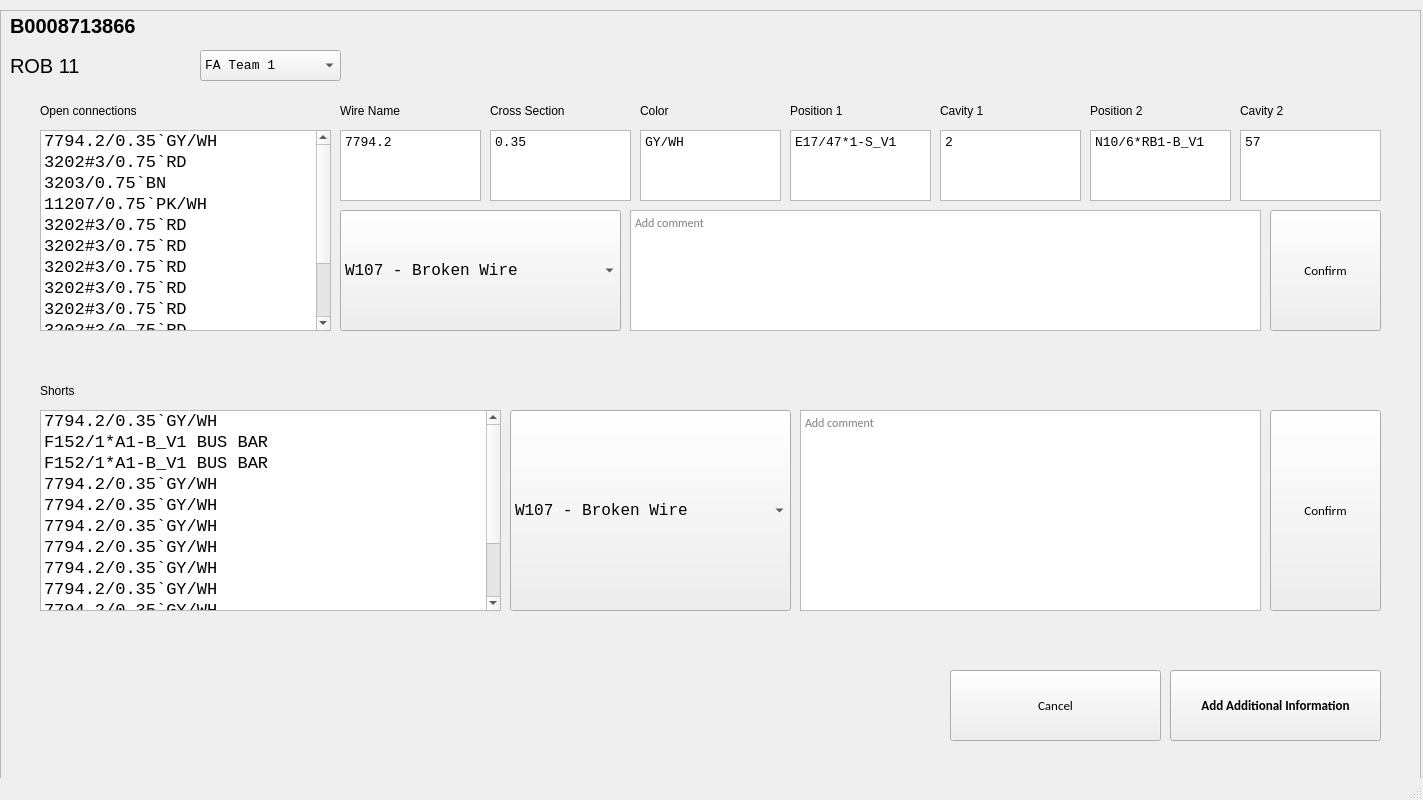
<?xml version="1.0" encoding="UTF-8"?>
<ui version="4.0">
 <class>MainWindow</class>
 <widget class="QMainWindow" name="MainWindow">
  <property name="geometry">
   <rect>
    <x>0</x>
    <y>0</y>
    <width>1423</width>
    <height>800</height>
   </rect>
  </property>
  <property name="windowTitle">
   <string>MainWindow</string>
  </property>
  <widget class="QWidget" name="centralwidget">
   <widget class="QFrame" name="main_frame">
    <property name="geometry">
     <rect>
      <x>0</x>
      <y>10</y>
      <width>1421</width>
      <height>771</height>
     </rect>
    </property>
    <property name="font">
     <font>
      <kerning>true</kerning>
     </font>
    </property>
    <property name="frameShape">
     <enum>QFrame::StyledPanel</enum>
    </property>
    <property name="frameShadow">
     <enum>QFrame::Raised</enum>
    </property>
    <widget class="QLabel" name="label_open_connections">
     <property name="geometry">
      <rect>
       <x>40</x>
       <y>90</y>
       <width>171</width>
       <height>21</height>
      </rect>
     </property>
     <property name="font">
      <font>
       <pointsize>9</pointsize>
       <kerning>true</kerning>
      </font>
     </property>
     <property name="text">
      <string>Open connections</string>
     </property>
    </widget>
    <widget class="QComboBox" name="combo_box_open_connection_W">
     <property name="geometry">
      <rect>
       <x>340</x>
       <y>200</y>
       <width>281</width>
       <height>121</height>
      </rect>
     </property>
     <property name="font">
      <font>
       <family>Consolas</family>
       <pointsize>12</pointsize>
       <kerning>true</kerning>
      </font>
     </property>
     <item>
      <property name="text">
       <string>W107 - Broken Wire</string>
      </property>
     </item>
     <item>
      <property name="text">
       <string>W109 - Another Reason</string>
      </property>
     </item>
    </widget>
    <widget class="QPlainTextEdit" name="text_open_connections_comments">
     <property name="geometry">
      <rect>
       <x>630</x>
       <y>200</y>
       <width>631</width>
       <height>121</height>
      </rect>
     </property>
     <property name="font">
      <font>
       <family>Calibri</family>
       <pointsize>9</pointsize>
       <kerning>true</kerning>
      </font>
     </property>
     <property name="placeholderText">
      <string>Add comment</string>
     </property>
    </widget>
    <widget class="QPushButton" name="button_open_connections_confirm">
     <property name="geometry">
      <rect>
       <x>1270</x>
       <y>200</y>
       <width>111</width>
       <height>121</height>
      </rect>
     </property>
     <property name="font">
      <font>
       <family>Calibri</family>
       <pointsize>10</pointsize>
       <kerning>true</kerning>
      </font>
     </property>
     <property name="cursor">
      <cursorShape>PointingHandCursor</cursorShape>
     </property>
     <property name="text">
      <string>Confirm</string>
     </property>
    </widget>
    <widget class="QPlainTextEdit" name="text_wire_name">
     <property name="geometry">
      <rect>
       <x>340</x>
       <y>120</y>
       <width>141</width>
       <height>71</height>
      </rect>
     </property>
     <property name="font">
      <font>
       <family>Consolas</family>
       <pointsize>10</pointsize>
       <kerning>true</kerning>
      </font>
     </property>
     <property name="plainText">
      <string>7794.2</string>
     </property>
    </widget>
    <widget class="QPlainTextEdit" name="text_cross_section">
     <property name="geometry">
      <rect>
       <x>490</x>
       <y>120</y>
       <width>141</width>
       <height>71</height>
      </rect>
     </property>
     <property name="font">
      <font>
       <family>Consolas</family>
       <pointsize>10</pointsize>
       <kerning>true</kerning>
      </font>
     </property>
     <property name="plainText">
      <string>0.35</string>
     </property>
    </widget>
    <widget class="QPlainTextEdit" name="text_color">
     <property name="geometry">
      <rect>
       <x>640</x>
       <y>120</y>
       <width>141</width>
       <height>71</height>
      </rect>
     </property>
     <property name="font">
      <font>
       <family>Consolas</family>
       <pointsize>10</pointsize>
       <kerning>true</kerning>
      </font>
     </property>
     <property name="plainText">
      <string>GY/WH</string>
     </property>
    </widget>
    <widget class="QPlainTextEdit" name="text_position_1">
     <property name="geometry">
      <rect>
       <x>790</x>
       <y>120</y>
       <width>141</width>
       <height>71</height>
      </rect>
     </property>
     <property name="font">
      <font>
       <family>Consolas</family>
       <pointsize>10</pointsize>
       <kerning>true</kerning>
      </font>
     </property>
     <property name="plainText">
      <string>E17/47*1-S_V1</string>
     </property>
    </widget>
    <widget class="QPlainTextEdit" name="text_cavity_1">
     <property name="geometry">
      <rect>
       <x>940</x>
       <y>120</y>
       <width>141</width>
       <height>71</height>
      </rect>
     </property>
     <property name="font">
      <font>
       <family>Consolas</family>
       <pointsize>10</pointsize>
       <kerning>true</kerning>
      </font>
     </property>
     <property name="plainText">
      <string>2</string>
     </property>
    </widget>
    <widget class="QPlainTextEdit" name="text_position_2">
     <property name="geometry">
      <rect>
       <x>1090</x>
       <y>120</y>
       <width>141</width>
       <height>71</height>
      </rect>
     </property>
     <property name="font">
      <font>
       <family>Consolas</family>
       <pointsize>10</pointsize>
       <kerning>true</kerning>
      </font>
     </property>
     <property name="plainText">
      <string>N10/6*RB1-B_V1</string>
     </property>
    </widget>
    <widget class="QPlainTextEdit" name="text_cavity_2">
     <property name="geometry">
      <rect>
       <x>1240</x>
       <y>120</y>
       <width>141</width>
       <height>71</height>
      </rect>
     </property>
     <property name="font">
      <font>
       <family>Consolas</family>
       <pointsize>10</pointsize>
       <kerning>true</kerning>
      </font>
     </property>
     <property name="plainText">
      <string>57</string>
     </property>
    </widget>
    <widget class="QLabel" name="label_wire_name">
     <property name="geometry">
      <rect>
       <x>340</x>
       <y>90</y>
       <width>111</width>
       <height>21</height>
      </rect>
     </property>
     <property name="font">
      <font>
       <pointsize>9</pointsize>
       <kerning>true</kerning>
      </font>
     </property>
     <property name="text">
      <string>Wire Name</string>
     </property>
    </widget>
    <widget class="QLabel" name="label_cross_section">
     <property name="geometry">
      <rect>
       <x>490</x>
       <y>90</y>
       <width>111</width>
       <height>21</height>
      </rect>
     </property>
     <property name="font">
      <font>
       <pointsize>9</pointsize>
       <kerning>true</kerning>
      </font>
     </property>
     <property name="text">
      <string>Cross Section</string>
     </property>
    </widget>
    <widget class="QLabel" name="label_color">
     <property name="geometry">
      <rect>
       <x>640</x>
       <y>90</y>
       <width>111</width>
       <height>21</height>
      </rect>
     </property>
     <property name="font">
      <font>
       <pointsize>9</pointsize>
       <kerning>true</kerning>
      </font>
     </property>
     <property name="text">
      <string>Color</string>
     </property>
    </widget>
    <widget class="QLabel" name="label_position_1">
     <property name="geometry">
      <rect>
       <x>790</x>
       <y>90</y>
       <width>111</width>
       <height>21</height>
      </rect>
     </property>
     <property name="font">
      <font>
       <pointsize>9</pointsize>
       <kerning>true</kerning>
      </font>
     </property>
     <property name="text">
      <string>Position 1</string>
     </property>
    </widget>
    <widget class="QLabel" name="label_cavity_1">
     <property name="geometry">
      <rect>
       <x>940</x>
       <y>90</y>
       <width>111</width>
       <height>21</height>
      </rect>
     </property>
     <property name="font">
      <font>
       <pointsize>9</pointsize>
       <kerning>true</kerning>
      </font>
     </property>
     <property name="text">
      <string>Cavity 1</string>
     </property>
    </widget>
    <widget class="QLabel" name="label_position_2">
     <property name="geometry">
      <rect>
       <x>1090</x>
       <y>90</y>
       <width>111</width>
       <height>21</height>
      </rect>
     </property>
     <property name="font">
      <font>
       <pointsize>9</pointsize>
       <kerning>true</kerning>
      </font>
     </property>
     <property name="text">
      <string>Position 2</string>
     </property>
    </widget>
    <widget class="QLabel" name="label_cavity_2">
     <property name="geometry">
      <rect>
       <x>1240</x>
       <y>90</y>
       <width>111</width>
       <height>21</height>
      </rect>
     </property>
     <property name="font">
      <font>
       <pointsize>9</pointsize>
       <kerning>true</kerning>
      </font>
     </property>
     <property name="text">
      <string>Cavity 2</string>
     </property>
    </widget>
    <widget class="QLabel" name="label_shorts">
     <property name="geometry">
      <rect>
       <x>40</x>
       <y>370</y>
       <width>111</width>
       <height>21</height>
      </rect>
     </property>
     <property name="font">
      <font>
       <pointsize>9</pointsize>
       <kerning>true</kerning>
      </font>
     </property>
     <property name="text">
      <string>Shorts</string>
     </property>
    </widget>
    <widget class="QListWidget" name="list_shorts_name">
     <property name="geometry">
      <rect>
       <x>40</x>
       <y>400</y>
       <width>461</width>
       <height>201</height>
      </rect>
     </property>
     <property name="font">
      <font>
       <family>Consolas</family>
       <pointsize>13</pointsize>
       <kerning>true</kerning>
      </font>
     </property>
     <item>
      <property name="text">
       <string>7794.2/0.35`GY/WH</string>
      </property>
     </item>
     <item>
      <property name="text">
       <string>F152/1*A1-B_V1 BUS BAR</string>
      </property>
     </item>
     <item>
      <property name="text">
       <string>F152/1*A1-B_V1 BUS BAR</string>
      </property>
     </item>
     <item>
      <property name="text">
       <string>7794.2/0.35`GY/WH</string>
      </property>
     </item>
     <item>
      <property name="text">
       <string>7794.2/0.35`GY/WH</string>
      </property>
     </item>
     <item>
      <property name="text">
       <string>7794.2/0.35`GY/WH</string>
      </property>
     </item>
     <item>
      <property name="text">
       <string>7794.2/0.35`GY/WH</string>
      </property>
     </item>
     <item>
      <property name="text">
       <string>7794.2/0.35`GY/WH</string>
      </property>
     </item>
     <item>
      <property name="text">
       <string>7794.2/0.35`GY/WH</string>
      </property>
     </item>
     <item>
      <property name="text">
       <string>7794.2/0.35`GY/WH</string>
      </property>
     </item>
     <item>
      <property name="text">
       <string>F152/1*A1-B_V1 BUS BAR</string>
      </property>
     </item>
     <item>
      <property name="text">
       <string>F152/1*A1-B_V1 BUS BAR</string>
      </property>
     </item>
     <item>
      <property name="text">
       <string>F152/1*A1-B_V1 BUS BAR</string>
      </property>
     </item>
    </widget>
    <widget class="QComboBox" name="combo_box_shorts_W">
     <property name="geometry">
      <rect>
       <x>510</x>
       <y>400</y>
       <width>281</width>
       <height>201</height>
      </rect>
     </property>
     <property name="font">
      <font>
       <family>Consolas</family>
       <pointsize>12</pointsize>
       <kerning>false</kerning>
      </font>
     </property>
     <property name="sizeAdjustPolicy">
      <enum>QComboBox::AdjustToContentsOnFirstShow</enum>
     </property>
     <item>
      <property name="text">
       <string>W107 - Broken Wire</string>
      </property>
     </item>
     <item>
      <property name="text">
       <string>W109 - Another Reason</string>
      </property>
     </item>
    </widget>
    <widget class="QPushButton" name="button_shorts_confirm">
     <property name="geometry">
      <rect>
       <x>1270</x>
       <y>400</y>
       <width>111</width>
       <height>201</height>
      </rect>
     </property>
     <property name="font">
      <font>
       <family>Calibri</family>
       <pointsize>10</pointsize>
       <kerning>true</kerning>
      </font>
     </property>
     <property name="cursor">
      <cursorShape>PointingHandCursor</cursorShape>
     </property>
     <property name="text">
      <string>Confirm</string>
     </property>
    </widget>
    <widget class="QPlainTextEdit" name="text_shorts_comments">
     <property name="geometry">
      <rect>
       <x>800</x>
       <y>400</y>
       <width>461</width>
       <height>201</height>
      </rect>
     </property>
     <property name="font">
      <font>
       <family>Calibri</family>
       <pointsize>9</pointsize>
       <kerning>true</kerning>
      </font>
     </property>
     <property name="placeholderText">
      <string>Add comment</string>
     </property>
    </widget>
    <widget class="QPushButton" name="button_add_additional_information">
     <property name="geometry">
      <rect>
       <x>1170</x>
       <y>660</y>
       <width>211</width>
       <height>71</height>
      </rect>
     </property>
     <property name="font">
      <font>
       <family>Calibri</family>
       <pointsize>10</pointsize>
       <weight>75</weight>
       <bold>true</bold>
       <kerning>true</kerning>
      </font>
     </property>
     <property name="cursor">
      <cursorShape>PointingHandCursor</cursorShape>
     </property>
     <property name="text">
      <string>Add Additional Information</string>
     </property>
    </widget>
    <widget class="QPushButton" name="button_cancel">
     <property name="geometry">
      <rect>
       <x>950</x>
       <y>660</y>
       <width>211</width>
       <height>71</height>
      </rect>
     </property>
     <property name="font">
      <font>
       <family>Calibri</family>
       <pointsize>10</pointsize>
       <kerning>true</kerning>
      </font>
     </property>
     <property name="cursor">
      <cursorShape>PointingHandCursor</cursorShape>
     </property>
     <property name="text">
      <string>Cancel</string>
     </property>
    </widget>
    <widget class="QListWidget" name="list_open_connections_name">
     <property name="geometry">
      <rect>
       <x>40</x>
       <y>120</y>
       <width>291</width>
       <height>201</height>
      </rect>
     </property>
     <property name="font">
      <font>
       <family>Consolas</family>
       <pointsize>13</pointsize>
       <weight>50</weight>
       <bold>false</bold>
       <kerning>true</kerning>
      </font>
     </property>
     <item>
      <property name="text">
       <string>7794.2/0.35`GY/WH</string>
      </property>
     </item>
     <item>
      <property name="text">
       <string>3202#3/0.75`RD</string>
      </property>
     </item>
     <item>
      <property name="text">
       <string>3203/0.75`BN</string>
      </property>
     </item>
     <item>
      <property name="text">
       <string>11207/0.75`PK/WH</string>
      </property>
     </item>
     <item>
      <property name="text">
       <string>3202#3/0.75`RD</string>
      </property>
     </item>
     <item>
      <property name="text">
       <string>3202#3/0.75`RD</string>
      </property>
     </item>
     <item>
      <property name="text">
       <string>3202#3/0.75`RD</string>
      </property>
     </item>
     <item>
      <property name="text">
       <string>3202#3/0.75`RD</string>
      </property>
     </item>
     <item>
      <property name="text">
       <string>3202#3/0.75`RD</string>
      </property>
     </item>
     <item>
      <property name="text">
       <string>3202#3/0.75`RD</string>
      </property>
     </item>
     <item>
      <property name="text">
       <string>3202#3/0.75`RD</string>
      </property>
     </item>
     <item>
      <property name="text">
       <string>11207/0.75`PK/WH</string>
      </property>
     </item>
     <item>
      <property name="text">
       <string>3202#3/0.75`RD</string>
      </property>
     </item>
    </widget>
    <widget class="QComboBox" name="combo_box_F">
     <property name="geometry">
      <rect>
       <x>200</x>
       <y>40</y>
       <width>141</width>
       <height>31</height>
      </rect>
     </property>
     <property name="font">
      <font>
       <family>Consolas</family>
       <pointsize>10</pointsize>
       <kerning>true</kerning>
      </font>
     </property>
     <item>
      <property name="text">
       <string>FA Team 1</string>
      </property>
     </item>
     <item>
      <property name="text">
       <string>FA Team 2</string>
      </property>
     </item>
     <item>
      <property name="text">
       <string>FA Team 3</string>
      </property>
     </item>
     <item>
      <property name="text">
       <string>FA Team 4</string>
      </property>
     </item>
    </widget>
    <widget class="QLabel" name="label_file_id">
     <property name="geometry">
      <rect>
       <x>10</x>
       <y>0</y>
       <width>191</width>
       <height>31</height>
      </rect>
     </property>
     <property name="font">
      <font>
       <pointsize>15</pointsize>
       <weight>75</weight>
       <bold>true</bold>
       <kerning>true</kerning>
      </font>
     </property>
     <property name="text">
      <string>B0008713866</string>
     </property>
    </widget>
    <widget class="QLabel" name="label_for_the_specific_fixed_string">
     <property name="geometry">
      <rect>
       <x>10</x>
       <y>40</y>
       <width>191</width>
       <height>31</height>
      </rect>
     </property>
     <property name="font">
      <font>
       <pointsize>15</pointsize>
       <weight>50</weight>
       <bold>false</bold>
       <kerning>true</kerning>
      </font>
     </property>
     <property name="text">
      <string>ROB 11</string>
     </property>
    </widget>
   </widget>
  </widget>
  <widget class="QMenuBar" name="menubar">
   <property name="geometry">
    <rect>
     <x>0</x>
     <y>0</y>
     <width>1423</width>
     <height>26</height>
    </rect>
   </property>
  </widget>
  <widget class="QStatusBar" name="statusbar"/>
 </widget>
 <resources/>
 <connections/>
</ui>
